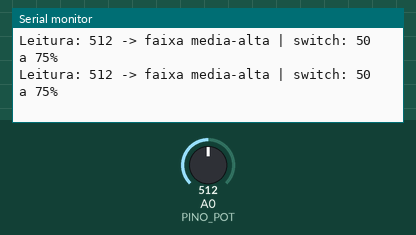
Simulated run of this sketch. Board: Arduino Uno, built with avr-gcc and run on an emulated ATmega328P. Parts: the last lines printed to the serial monitor. The inputs (shaded band) are chosen by the test bench; at power-on: A0 (PINO_POT) = 512.

Above: at 1.3 s.
1.4 s: A0 (PINO_POT) set to 502
At 1.9 s:
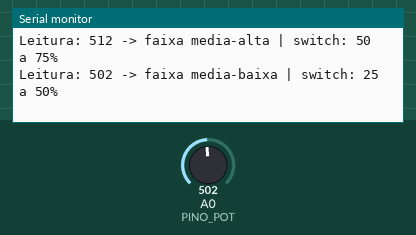
3.5 s: A0 (PINO_POT) set to 272
At 3.9 s:
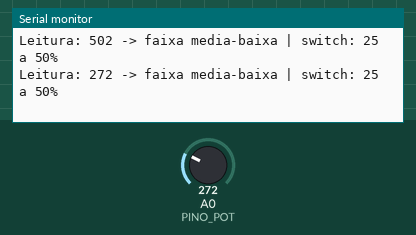
5.0 s: A0 (PINO_POT) set to 239
At 5.4 s:
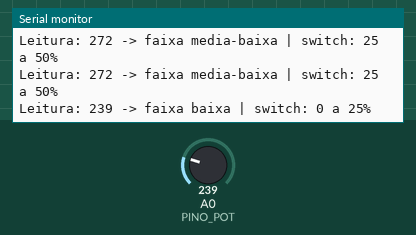

The sketch:

exemplo_3.ino
```cpp
/*
  exemplo_3.ino - Controle de fluxo: if / else if / else e switch / case

  O sketch lê o pino analógico A0 (0 a 1023) e classifica o valor em
  quatro faixas. A classificação é feita duas vezes: com if/else e com
  switch/case sobre um código de faixa, para comparar as duas formas.

  Hardware: potenciômetro de 10k entre 5V e GND, cursor em A0.
  Sem potenciômetro, o pino flutua e as leituras variam.
*/

const int PINO_POT = A0;      // A0 é o canal 0 do conversor analógico
const int LIMIAR_BAIXO = 256; // 1023 / 4
const int LIMIAR_MEDIO = 512; // 1023 / 2
const int LIMIAR_ALTO = 768;  // 3 * 1023 / 4

int leitura = 0;

// Devolve 0, 1, 2 ou 3 conforme a faixa da leitura.
int faixa(int valor) {
  if (valor < LIMIAR_BAIXO) {
    return 0;
  } else if (valor < LIMIAR_MEDIO) {
    return 1;
  } else if (valor < LIMIAR_ALTO) {
    return 2;
  } else {
    return 3;
  }
}

void setup() {
  Serial.begin(9600);
  pinMode(PINO_POT, INPUT);  // pinos analógicos também aceitam pinMode
  Serial.println("== Controle de fluxo ==");
}

void loop() {
  leitura = analogRead(PINO_POT);

  // Primeira forma: cadeia de if / else if / else.
  Serial.print("Leitura: ");
  Serial.print(leitura);
  Serial.print(" -> ");

  if (leitura < LIMIAR_BAIXO) {
    Serial.print("faixa baixa");
  } else if (leitura < LIMIAR_MEDIO) {
    Serial.print("faixa media-baixa");
  } else if (leitura < LIMIAR_ALTO) {
    Serial.print("faixa media-alta");
  } else {
    Serial.print("faixa alta");
  }

  // Segunda forma: switch sobre o código devolvido pela função.
  Serial.print(" | switch: ");
  switch (faixa(leitura)) {
    case 0:
      Serial.println("0 a 25%");
      break;
    case 1:
      Serial.println("25 a 50%");
      break;
    case 2:
      Serial.println("50 a 75%");
      break;
    case 3:
      Serial.println("75 a 100%");
      break;
    default:
      // Inalcançável com analogRead, mas todo switch deve ter um default.
      Serial.println("valor invalido");
      break;
  }

  delay(500);
}
```

Measured:
- the behaviour switches between 512 and 511 on A0 (PINO_POT) (found by bisection; images 0 and 1)
- the behaviour switches between 256 and 255 on A0 (PINO_POT) (found by bisection; images 2 and 3)
- after the input at 1.4 s, the serial monitor: prints a new line after 0.12 s (image 1)
- after the input at 3.5 s, the serial monitor: prints a new line at once (image 2)
- after the input at 5.0 s, the serial monitor: prints a new line at once (image 3)
